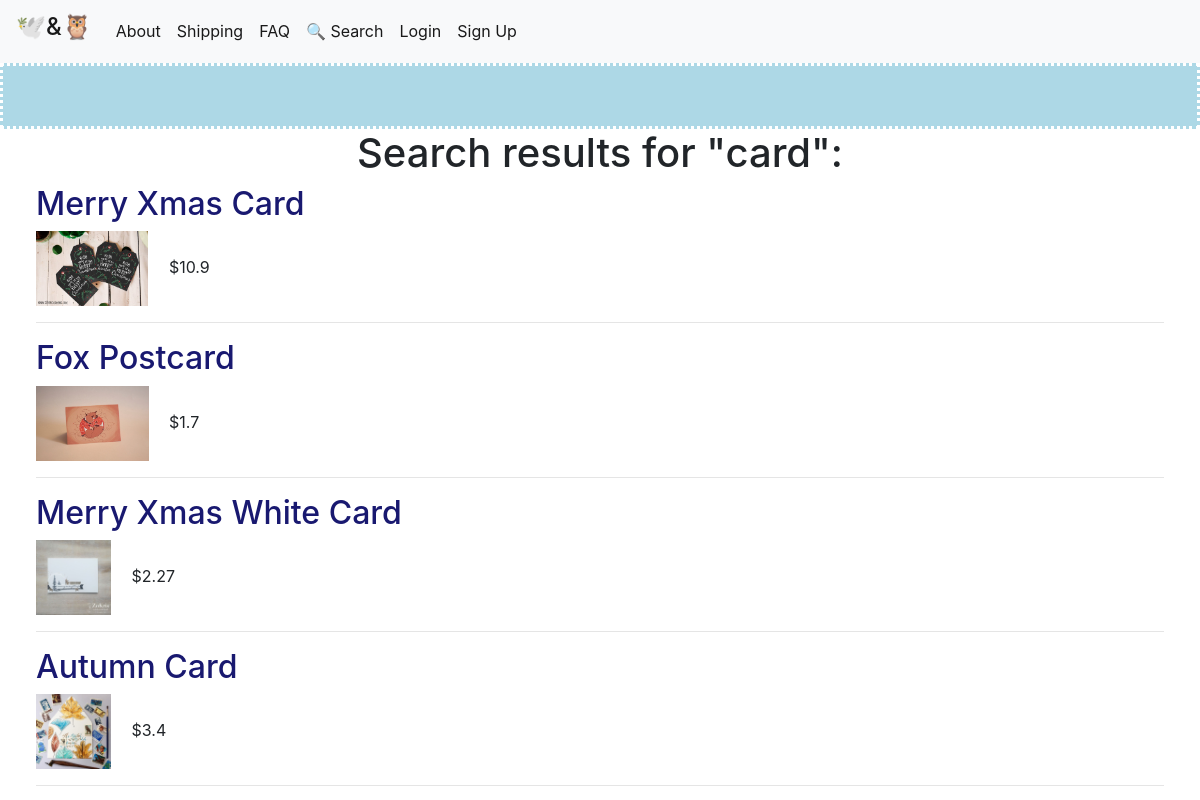
Screenshot of /search_res/card with the database file from the repository.
### tables this page shows
CREATE TABLE products (
    id INTEGER PRIMARY KEY AUTOINCREMENT,
    cost FLOAT NOT NULL,
    name TEXT NOT NULL,
    description TEXT,
    category TEXT,
    image TEXT
);

### project/main.py (the view)
@main.route('/search_res/<category>')
def search_category(category):
    search_query = str(category).split()
    conn = get_db_connection()
    products = conn.execute('SELECT * FROM products').fetchall()
    results = []
    conn.close()
    process = "Process:      "
    for p in products:
        process += "p = " + str(p['name']) + "    "
        res = False
        for sq in search_query:
            if sq.lower() in str(p['name']).lower():
                res = True
            else:
                process
        if res:
            results.append(p)
    return render_template('category.html', products=results, search_query=str(category))

### project/main.py (called while the page is built)
def get_db_connection():
    conn = sqlite3.connect('database.db')
    conn.row_factory = sqlite3.Row
    return conn

### project/templates/category.html (shortened to what this page needs)
{% extends 'base.html' %}
{% block content %}
<h1 align="center"> Search results for "{{ search_query }}": </h1>
{% for product in products %}
    <a href="{{ url_for('main.product', product_id=product['id']) }}">
        <font color="#191970"><h2>{{ product['name'] }}</h2></font>
    </a>
    <img src="../static/pictures/{{ product['image'] }}" height="75" border="5" alt="">
    <span color="white" lass="badge badge-primary">&emsp;${{ product['cost'] }}</span>
    <hr>
{% endfor %}
{% endblock %}

### rows the page displays
products: name "Merry Xmas Card", image (picture), cost "10.9"
products: name "Fox Postcard", image (picture), cost "1.7"
products: name "Merry Xmas White Card", image (picture), cost "2.27"
products: name "Autumn Card", image (picture), cost "3.4"

### other values shown
{{ search_query }} "card"
